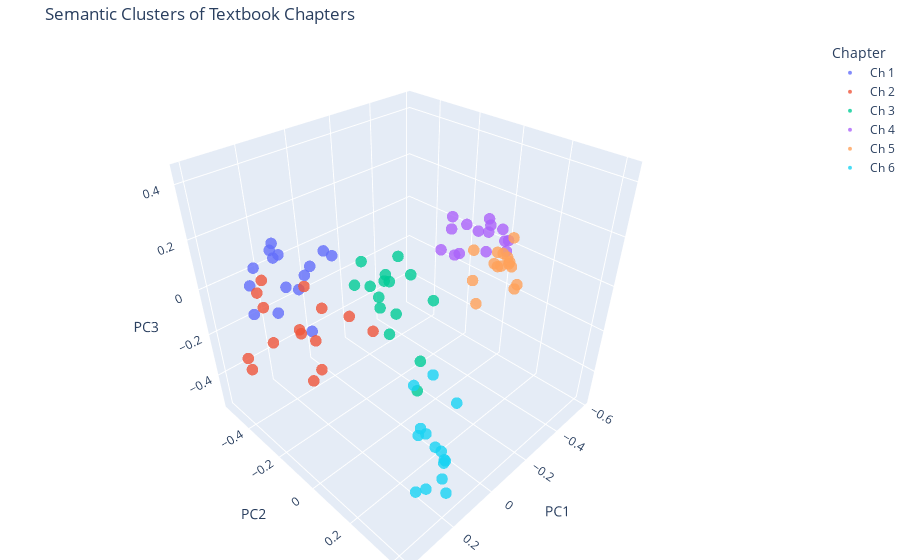

Source (notebook cell):
### Markdown cell above
### 3D Visualization of chapters
We plot the chunks in 3D space, coloring them by chapter. We should see chunks from the same chapters cluster together.

### Code cell
pca = PCA(n_components=3)
reduced_book = pca.fit_transform(book_embeddings_array)

df = pd.DataFrame({
    'x': reduced_book[:, 0],
    'y': reduced_book[:, 1],
    'z': reduced_book[:, 2],
    'chapter': chapter_labels,
    'text': chapter_chunks
})

fig = px.scatter_3d(
    df, 
    x='x', y='y', z='z',
    color='chapter',
    hover_data={'x': False, 'y': False, 'z': False, 'chapter': True},
    title="Semantic Clusters of Textbook Chapters",
    color_discrete_sequence=px.colors.qualitative.Plotly
)

fig.update_traces(
    marker=dict(size=4, opacity=0.8, line=dict(width=0))
)

fig.update_layout(
    margin=dict(l=0, r=0, b=0, t=40),
    legend_title_text='Chapter',
    scene=dict(
        xaxis_title='PC1',
        yaxis_title='PC2',
        zaxis_title='PC3'
    )
)

fig.show()

### Figure 1 — Plotly figure (JSON) as saved in the notebook; plotly's stock layout.template omitted (floating-point values rounded to 4 significant figures)
{"data": [{"customdata": [["Ch 1"], ["Ch 1"], ["Ch 1"], ["Ch 1"], ["Ch 1"], ["Ch 1"], ["Ch 1"], ["Ch 1"], ["Ch 1"], ["Ch 1"], ["Ch 1"], ["Ch 1"], ["Ch 1"], ["Ch 1"], ["Ch 1"]], "hovertemplate": "chapter=%{customdata[0]}<extra></extra>", "legendgroup": "Ch 1", "marker": {"color": "#636EFA", "line": {"width": 0}, "opacity": 0.8, "size": 4, "symbol": "circle"}, "mode": "markers", "name": "Ch 1", "scene": "scene", "showlegend": true, "type": "scatter3d", "x": [0.161, 0.01113, 0.09669, 0.2252, 0.1939, 0.08508, 0.2695, 0.1746, 0.2686, 0.2812, 0.2538, 0.1666, 0.1374, 0.2066, 0.174], "y": [-0.4612, -0.3426, -0.364, -0.5381, -0.4603, -0.2904, -0.3158, -0.4763, -0.506, -0.485, -0.3608, -0.4278, -0.3439, -0.2844, -0.28], "z": [0.07373, 0.05668, 0.03934, 0.01133, 0.1066, 0.1299, 0.2249, 0.05944, -0.03122, -0.1427, -0.08564, -0.04841, 0.02865, 0.02983, -0.1676]}, {"customdata": [["Ch 2"], ["Ch 2"], ["Ch 2"], ["Ch 2"], ["Ch 2"], ["Ch 2"], ["Ch 2"], ["Ch 2"], ["Ch 2"], ["Ch 2"], ["Ch 2"], ["Ch 2"], ["Ch 2"], ["Ch 2"], ["Ch 2"]], "hovertemplate": "chapter=%{customdata[0]}<extra></extra>", "legendgroup": "Ch 2", "marker": {"color": "#EF553B", "line": {"width": 0}, "opacity": 0.8, "size": 4, "symbol": "circle"}, "mode": "markers", "name": "Ch 2", "scene": "scene", "showlegend": true, "type": "scatter3d", "x": [0.2928, 0.4005, 0.2979, 0.2382, 0.3841, 0.3331, 0.2655, 0.2253, 0.1423, 0.2788, 0.2983, 0.215, 0.1769, 0.2118, 0.2967], "y": [-0.3899, -0.345, -0.4088, -0.1511, -0.3925, -0.2877, -0.2193, -0.2744, -0.2515, -0.149, -0.364, -0.2383, -0.05524, 0.0996, -0.08415], "z": [-0.05669, -0.2512, -0.0008187, -0.2314, -0.2378, -0.134, -0.07683, -0.147, -0.06576, -0.2568, 0.073, 0.06854, 0.02035, 0.06398, -0.0297]}, {"customdata": [["Ch 3"], ["Ch 3"], ["Ch 3"], ["Ch 3"], ["Ch 3"], ["Ch 3"], ["Ch 3"], ["Ch 3"], ["Ch 3"], ["Ch 3"], ["Ch 3"], ["Ch 3"], ["Ch 3"], ["Ch 3"], ["Ch 3"]], "hovertemplate": "chapter=%{customdata[0]}<extra></extra>", "legendgroup": "Ch 3", "marker": {"color": "#00CC96", "line": {"width": 0}, "opacity": 0.8, "size": 4, "symbol": "circle"}, "mode": "markers", "name": "Ch 3", "scene": "scene", "showlegend": true, "type": "scatter3d", "x": [0.2345, 0.2617, 0.3157, 0.2898, 0.3596, 0.2996, 0.3723, 0.3204, 0.3099, 0.25, 0.2321, 0.3136, 0.3501, 0.3574, 0.2836], "y": [0.2008, 0.2097, 0.1511, 0.1846, 0.2353, 0.2565, 0.3135, 0.4021, 0.3045, 0.2973, 0.2329, 0.2444, 0.4208, 0.3292, 0.4076], "z": [0.3033, 0.3221, 0.3068, 0.3065, 0.4368, 0.381, 0.3438, 0.1953, 0.2882, 0.3769, 0.3956, 0.3123, 0.1259, 0.2628, 0.3686]}, {"customdata": [["Ch 4"], ["Ch 4"], ["Ch 4"], ["Ch 4"], ["Ch 4"], ["Ch 4"], ["Ch 4"], ["Ch 4"], ["Ch 4"], ["Ch 4"], ["Ch 4"], ["Ch 4"], ["Ch 4"], ["Ch 4"], ["Ch 4"]], "hovertemplate": "chapter=%{customdata[0]}<extra></extra>", "legendgroup": "Ch 4", "marker": {"color": "#AB63FA", "line": {"width": 0}, "opacity": 0.8, "size": 4, "symbol": "circle"}, "mode": "markers", "name": "Ch 4", "scene": "scene", "showlegend": true, "type": "scatter3d", "x": [-0.378, -0.3223, -0.3879, -0.3866, -0.5395, -0.5362, -0.455, -0.3042, -0.5464, -0.5635, -0.5804, -0.587, -0.5259, -0.5219, -0.4378], "y": [-0.1577, -0.01906, -0.09625, -0.1139, -0.05715, -0.1052, -0.09959, -0.04616, -0.06361, -0.00861, 0.01091, -0.08462, 0.03202, 0.04652, 0.01422], "z": [-0.00427, 0.06173, -0.00578, 0.1527, 0.04975, 0.03698, 0.09951, 0.1593, 0.1029, 0.07173, 0.02341, 0.05181, 0.05173, 0.01464, 0.03459]}, {"customdata": [["Ch 5"], ["Ch 5"], ["Ch 5"], ["Ch 5"], ["Ch 5"], ["Ch 5"], ["Ch 5"], ["Ch 5"], ["Ch 5"], ["Ch 5"], ["Ch 5"], ["Ch 5"], ["Ch 5"], ["Ch 5"], ["Ch 5"]], "hovertemplate": "chapter=%{customdata[0]}<extra></extra>", "legendgroup": "Ch 5", "marker": {"color": "#FFA15A", "line": {"width": 0}, "opacity": 0.8, "size": 4, "symbol": "circle"}, "mode": "markers", "name": "Ch 5", "scene": "scene", "showlegend": true, "type": "scatter3d", "x": [-0.4317, -0.3939, -0.3421, -0.4961, -0.5582, -0.4992, -0.5665, -0.5557, -0.5389, -0.4327, -0.4467, -0.4423, -0.4416, -0.4863, -0.3608], "y": [-0.03949, -0.005648, 0.05875, 0.0305, 0.04986, 0.07059, -0.02474, 0.04365, 0.06613, 0.09095, 0.08566, 0.1636, 0.05345, 0.0882, 0.2073], "z": [0.02106, -0.08345, -0.1335, -0.04987, 0.05964, 0.008444, -0.03923, -0.04837, -0.05432, 0.007279, 0.05354, -0.04514, -0.002492, -0.008085, -0.004158]}, {"customdata": [["Ch 6"], ["Ch 6"], ["Ch 6"], ["Ch 6"], ["Ch 6"], ["Ch 6"], ["Ch 6"], ["Ch 6"], ["Ch 6"], ["Ch 6"], ["Ch 6"], ["Ch 6"], ["Ch 6"], ["Ch 6"], ["Ch 6"]], "hovertemplate": "chapter=%{customdata[0]}<extra></extra>", "legendgroup": "Ch 6", "marker": {"color": "#19D3F3", "line": {"width": 0}, "opacity": 0.8, "size": 4, "symbol": "circle"}, "mode": "markers", "name": "Ch 6", "scene": "scene", "showlegend": true, "type": "scatter3d", "x": [0.2051, 0.1985, 0.1214, 0.1976, 0.2362, 0.221, 0.2048, 0.245, 0.08955, 0.1707, 0.1248, 0.176, 0.2054, 0.1658, 0.191], "y": [0.2808, 0.2827, 0.3688, 0.315, 0.2974, 0.4131, 0.3619, 0.3359, 0.2886, 0.3127, 0.3387, 0.3913, 0.3282, 0.3685, 0.384], "z": [-0.5398, -0.2624, -0.1136, -0.2315, -0.01229, -0.2666, -0.249, -0.1556, -0.4205, -0.00354, -0.3986, -0.4703, -0.4806, -0.3339, -0.3925]}], "layout": {"legend": {"title": {"text": "Chapter"}, "tracegroupgap": 0}, "margin": {"b": 0, "l": 0, "r": 0, "t": 40}, "scene": {"domain": {"x": [0, 1], "y": [0, 1]}, "xaxis": {"title": {"text": "PC1"}}, "yaxis": {"title": {"text": "PC2"}}, "zaxis": {"title": {"text": "PC3"}}}, "title": {"text": "Semantic Clusters of Textbook Chapters"}}}
